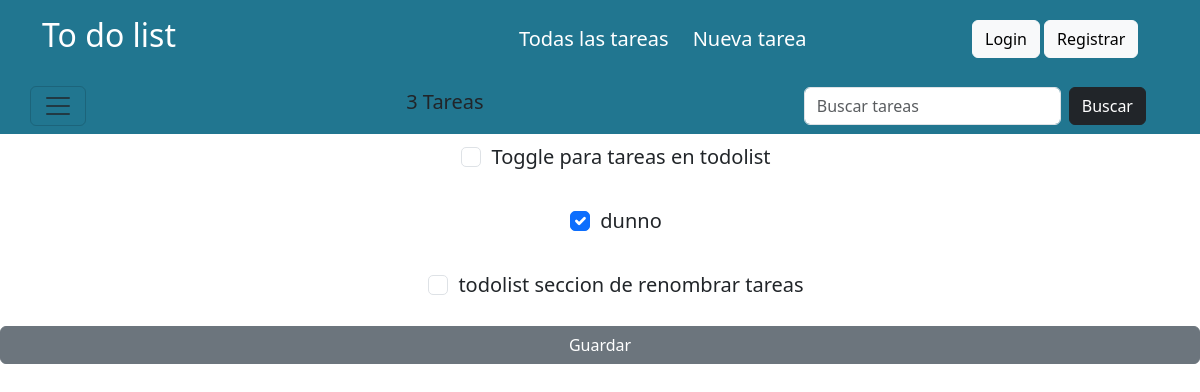
Before: /tareas/8 with the older database file.
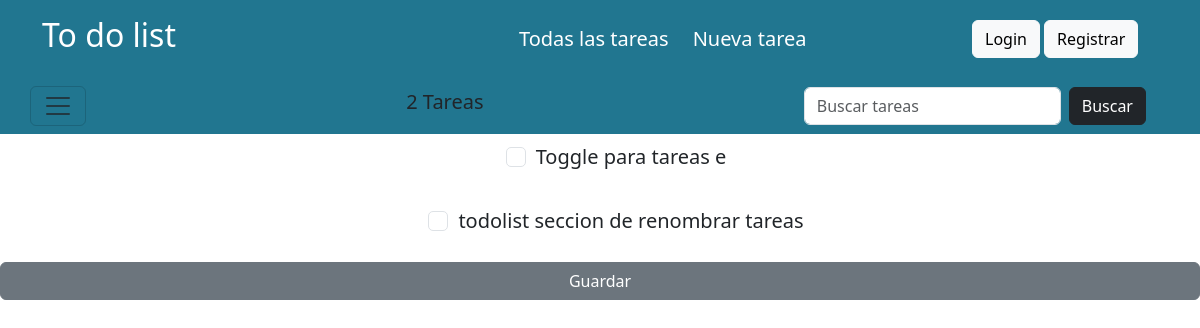
After: the same page with the newer database file.
### app/models.py (models this page shows, shortened)
class task(models.Model):
    user = models.ForeignKey(User, verbose_name=("Persona"), on_delete=models.CASCADE)
    name = models.CharField(("Tarea"), max_length=50)
    day = models.ForeignKey(days, verbose_name=("Dia"), on_delete=models.CASCADE)
    checkout = models.BooleanField(("Hecho"), default=False)
    created = models.DateTimeField(("Creado"), auto_now_add=True)
    updated = models.DateTimeField(("Actualizado"), auto_now=True)
    class Meta:
        ordering = ['-updated','-created']

### app/views.py (the view)
# urls.py: path('tareas/<int:pk>',views.TaskView,name='tareas'),
def TaskView(request,pk):
        day = days.objects.all()
        Tasks = task.objects.filter(day_id = pk)
        listcount = Tasks.count()
        if request.method == 'POST':
            pass
        context={
            'listcount':listcount,
            'tasks':Tasks,
            'dias':day,
        }
        return render(request,'app/task.html',context)

### app/templates/app/task.html (shortened to what this page needs)
{%extends 'base.html' %}
{%block content%}
<div class="row ">
    <form method="POST">
        {%for task in tasks%}
        <div class="container-fluid lead p-2">
            <div class="form-check d-flex justify-content-center gap-2">
                <ul>
                {%if task.checkout == True%}
                <li>
                    <input type="checkbox" class="form-check-input" id="check" value="clicked" name="c{{task.id}}"checked>{{task.name}}
                </li>
                {%else%}
                <li>
                    <input type="checkbox" class="form-check-input" id="check" value="clicked" name="c{{task.id}}">{{task.name}}
                </li>
                {%endif%}
                </ul>
            </div>
        </div>
        {%endfor%}
        <input type="submit" value="Guardar" name="save" class="btn btn-secondary w-100">
    </form>
</div>
{%endblock%}

Changed rows visible on the page:
removed task: name "dunno"
changed task: name "Toggle para tareas en todolist" → "Toggle para tareas e"
Other visible differences:
{{ listcount }}: "3" → "2"
